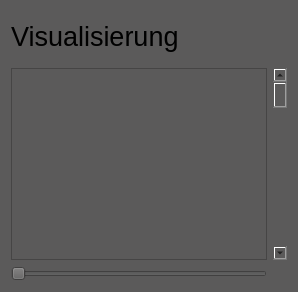
               <widget class="QWidget" name="page_vis">
                <property name="styleSheet">
                 <string notr="true">background:rgb(91,90,90);</string>
                </property>
                <layout class="QGridLayout" name="gridLayout">
                 <item row="3" column="0">
                  <widget class="QTextBrowser" name="textBrowser_plan"/>
                 </item>
                 <item row="2" column="0">
                  <layout class="QHBoxLayout" name="top_frame_plan">
                   <property name="topMargin">
                    <number>10</number>
                   </property>
                   <property name="bottomMargin">
                    <number>10</number>
                   </property>
                   <item>
                    <widget class="QLabel" name="lab_plan">
                     <property name="font">
                      <font>
                       <pointsize>20</pointsize>
                      </font>
                     </property>
                     <property name="text">
                      <string>Visualisierung</string>
                     </property>
                    </widget>
                   </item>
                  </layout>
                 </item>
                 <item row="3" column="1">
                  <widget class="QScrollBar" name="verticalScrollBar_plan">
                   <property name="orientation">
                    <enum>Qt::Vertical</enum>
                   </property>
                  </widget>
                 </item>
                 <item row="4" column="0">
                  <widget class="QSlider" name="horizontalSlider_plan">
                   <property name="orientation">
                    <enum>Qt::Horizontal</enum>
                   </property>
                  </widget>
                 </item>
                </layout>
               </widget>
